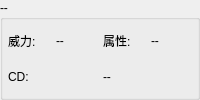
                   <widget class="QGroupBox" name="Skill_10">
                    <property name="title">
                     <string>--</string>
                    </property>
                    <layout class="QGridLayout" name="gridLayout_23">
                     <property name="leftMargin">
                      <number>5</number>
                     </property>
                     <property name="topMargin">
                      <number>5</number>
                     </property>
                     <property name="rightMargin">
                      <number>5</number>
                     </property>
                     <property name="bottomMargin">
                      <number>5</number>
                     </property>
                     <item row="0" column="0">
                      <layout class="QVBoxLayout" name="verticalLayout_22">
                       <item>
                        <layout class="QHBoxLayout" name="horizontalLayout_58">
                         <item>
                          <layout class="QHBoxLayout" name="horizontalLayout_59">
                           <item>
                            <widget class="QLabel" name="label_33">
                             <property name="text">
                              <string>威力:</string>
                             </property>
                            </widget>
                           </item>
                           <item>
                            <widget class="QLabel" name="Skill_2_dmg_3">
                             <property name="text">
                              <string>--</string>
                             </property>
                            </widget>
                           </item>
                          </layout>
                         </item>
                         <item>
                          <layout class="QHBoxLayout" name="horizontalLayout_60">
                           <item>
                            <widget class="QLabel" name="label_34">
                             <property name="text">
                              <string>属性:</string>
                             </property>
                            </widget>
                           </item>
                           <item>
                            <widget class="QLabel" name="Skill_2_attr_3">
                             <property name="text">
                              <string>--</string>
                             </property>
                            </widget>
                           </item>
                          </layout>
                         </item>
                        </layout>
                       </item>
                       <item>
                        <layout class="QHBoxLayout" name="horizontalLayout_61">
                         <item>
                          <widget class="QLabel" name="label_35">
                           <property name="text">
                            <string>CD:</string>
                           </property>
                          </widget>
                         </item>
                         <item>
                          <widget class="QLabel" name="Skill_2_cd_3">
                           <property name="text">
                            <string>--</string>
                           </property>
                          </widget>
                         </item>
                        </layout>
                       </item>
                      </layout>
                     </item>
                    </layout>
                   </widget>
